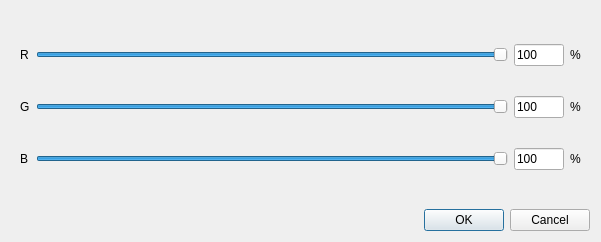
<?xml version="1.0" encoding="UTF-8"?>
<ui version="4.0">
 <class>Dialog</class>
 <widget class="QDialog" name="Dialog">
  <property name="geometry">
   <rect>
    <x>0</x>
    <y>0</y>
    <width>601</width>
    <height>242</height>
   </rect>
  </property>
  <property name="windowTitle">
   <string>Dialog</string>
  </property>
  <layout class="QVBoxLayout" name="verticalLayout">
   <item>
    <widget class="QWidget" name="widget" native="true">
     <layout class="QGridLayout" name="gridLayout">
      <item row="0" column="0">
       <widget class="QLabel" name="label">
        <property name="text">
         <string>R</string>
        </property>
       </widget>
      </item>
      <item row="0" column="2">
       <widget class="QLineEdit" name="red_txt">
        <property name="maximumSize">
         <size>
          <width>50</width>
          <height>16777215</height>
         </size>
        </property>
        <property name="text">
         <string>100</string>
        </property>
       </widget>
      </item>
      <item row="2" column="2">
       <widget class="QLineEdit" name="blue_txt">
        <property name="maximumSize">
         <size>
          <width>50</width>
          <height>16777215</height>
         </size>
        </property>
        <property name="text">
         <string>100</string>
        </property>
       </widget>
      </item>
      <item row="1" column="0">
       <widget class="QLabel" name="label_2">
        <property name="text">
         <string>G</string>
        </property>
       </widget>
      </item>
      <item row="1" column="1">
       <widget class="QSlider" name="green">
        <property name="minimum">
         <number>70</number>
        </property>
        <property name="maximum">
         <number>100</number>
        </property>
        <property name="value">
         <number>100</number>
        </property>
        <property name="orientation">
         <enum>Qt::Horizontal</enum>
        </property>
       </widget>
      </item>
      <item row="2" column="0">
       <widget class="QLabel" name="label_3">
        <property name="text">
         <string>B</string>
        </property>
       </widget>
      </item>
      <item row="2" column="1">
       <widget class="QSlider" name="blue">
        <property name="minimum">
         <number>70</number>
        </property>
        <property name="maximum">
         <number>100</number>
        </property>
        <property name="value">
         <number>100</number>
        </property>
        <property name="orientation">
         <enum>Qt::Horizontal</enum>
        </property>
       </widget>
      </item>
      <item row="1" column="2">
       <widget class="QLineEdit" name="green_txt">
        <property name="maximumSize">
         <size>
          <width>50</width>
          <height>16777215</height>
         </size>
        </property>
        <property name="text">
         <string>100</string>
        </property>
       </widget>
      </item>
      <item row="0" column="1">
       <widget class="QSlider" name="red">
        <property name="minimum">
         <number>70</number>
        </property>
        <property name="maximum">
         <number>100</number>
        </property>
        <property name="value">
         <number>100</number>
        </property>
        <property name="orientation">
         <enum>Qt::Horizontal</enum>
        </property>
       </widget>
      </item>
      <item row="0" column="3">
       <widget class="QLabel" name="label_4">
        <property name="text">
         <string>%</string>
        </property>
       </widget>
      </item>
      <item row="1" column="3">
       <widget class="QLabel" name="label_5">
        <property name="text">
         <string>%</string>
        </property>
       </widget>
      </item>
      <item row="2" column="3">
       <widget class="QLabel" name="label_6">
        <property name="text">
         <string>%</string>
        </property>
       </widget>
      </item>
     </layout>
    </widget>
   </item>
   <item>
    <widget class="QDialogButtonBox" name="buttonBox">
     <property name="orientation">
      <enum>Qt::Horizontal</enum>
     </property>
     <property name="standardButtons">
      <set>QDialogButtonBox::Cancel|QDialogButtonBox::Ok</set>
     </property>
    </widget>
   </item>
  </layout>
 </widget>
 <resources/>
 <connections>
  <connection>
   <sender>buttonBox</sender>
   <signal>accepted()</signal>
   <receiver>Dialog</receiver>
   <slot>accept()</slot>
   <hints>
    <hint type="sourcelabel">
     <x>248</x>
     <y>254</y>
    </hint>
    <hint type="destinationlabel">
     <x>157</x>
     <y>274</y>
    </hint>
   </hints>
  </connection>
  <connection>
   <sender>buttonBox</sender>
   <signal>rejected()</signal>
   <receiver>Dialog</receiver>
   <slot>reject()</slot>
   <hints>
    <hint type="sourcelabel">
     <x>316</x>
     <y>260</y>
    </hint>
    <hint type="destinationlabel">
     <x>286</x>
     <y>274</y>
    </hint>
   </hints>
  </connection>
 </connections>
</ui>
